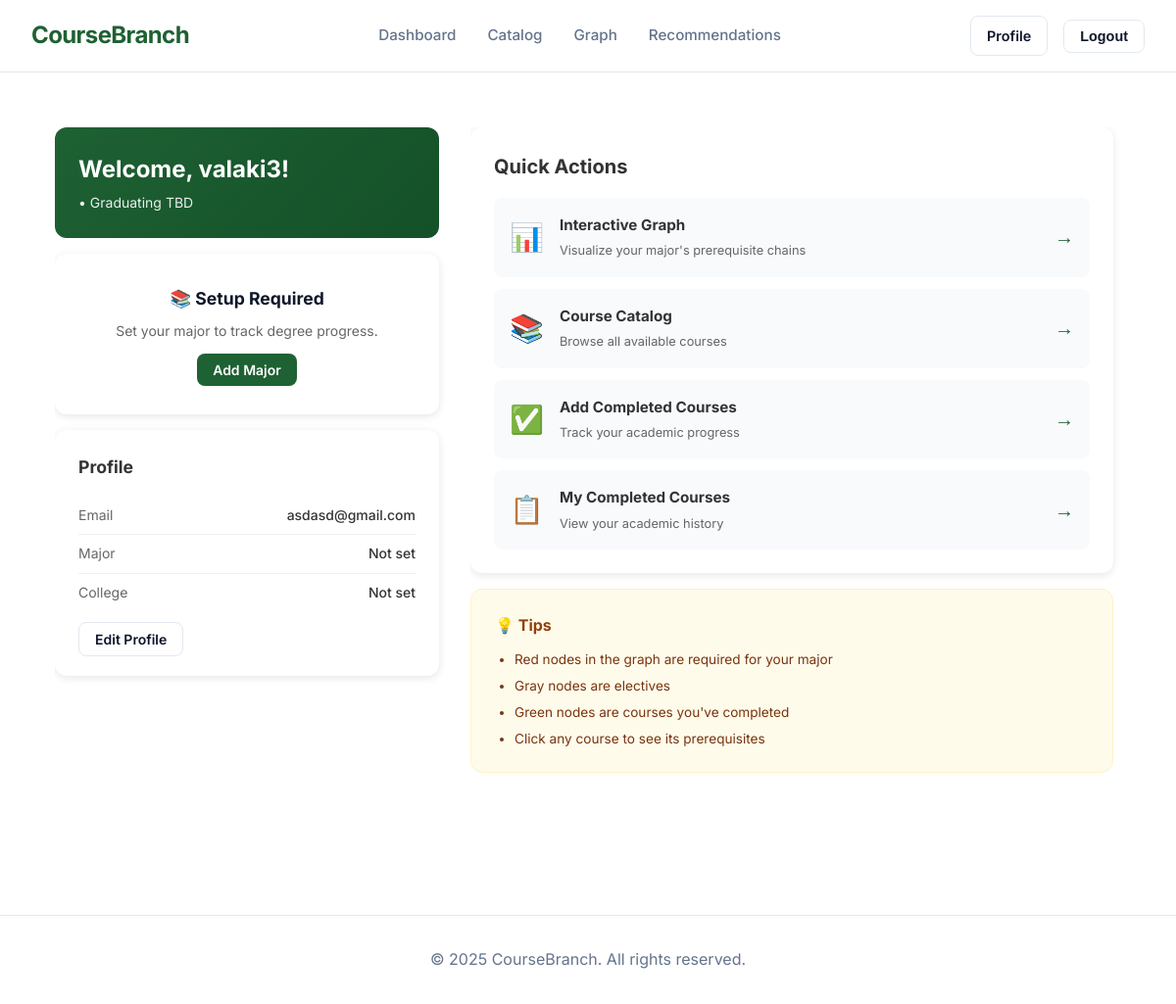
Before: / (signed in) with the older database file.
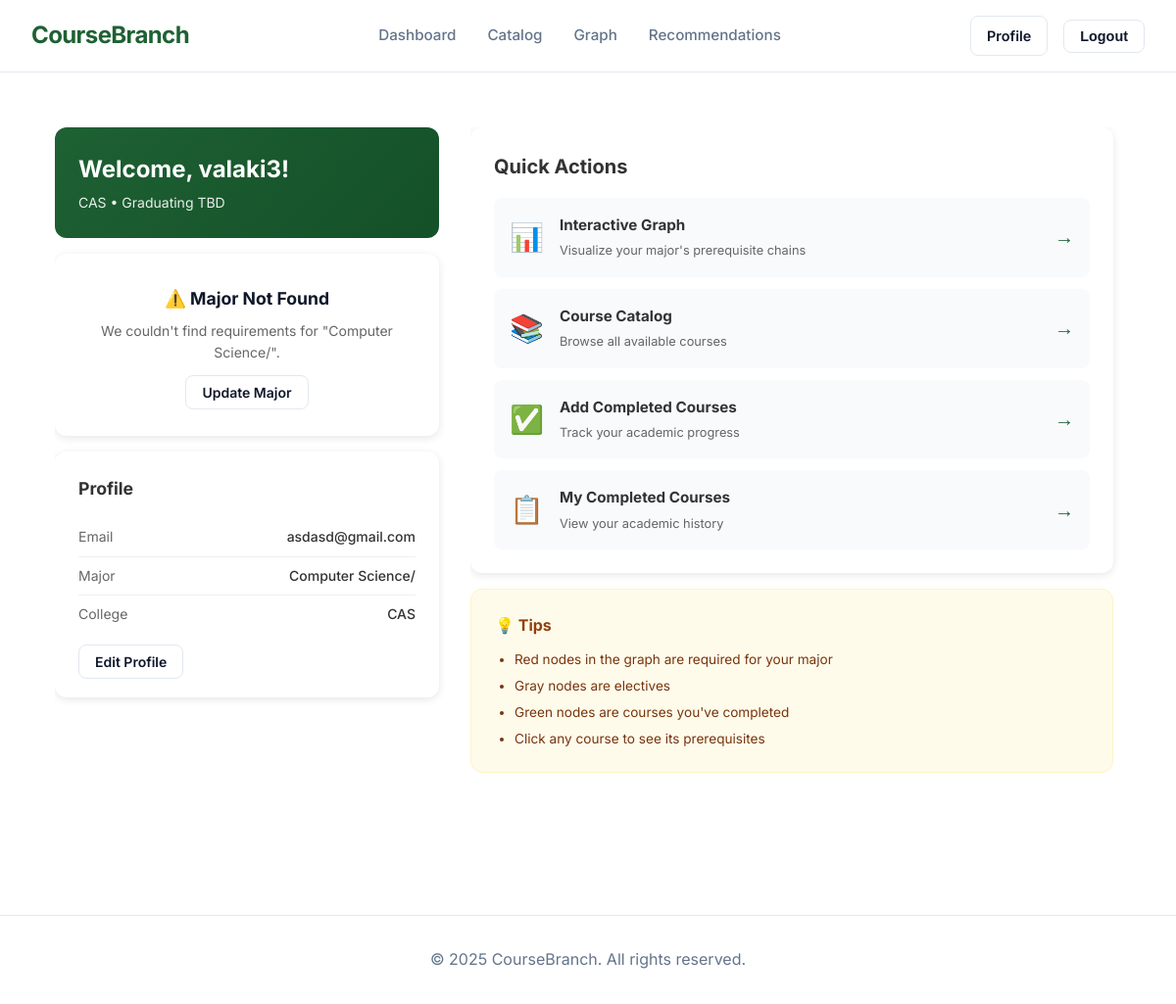
After: the same page with the newer database file.
### accounts/models.py (models this page shows, shortened)
class Profile(models.Model):
    user = models.OneToOneField(User, on_delete=models.CASCADE, related_name='profile')
    bio = models.TextField(blank=True, max_length=500)
    major = models.CharField(max_length=100, blank=True)
    college = models.CharField(max_length=100, blank=True)
    graduation_year = models.IntegerField(null=True, blank=True)
    completed_courses = models.ManyToManyField("catalog.Course", blank=True)

### accounts/views.py (the view)
# urls.py: path('', views.home_view, name='home'),
def home_view(request):
    if request.user.is_authenticated:
        profile, _ = Profile.objects.get_or_create(user=request.user)
        progress = calculate_degree_progress(profile)
        return render(request, 'home.html', {
            'profile': profile,
            'progress': progress
        })
    return render(request, 'landing.html')

### accounts/utils.py (called while the page is built, shortened)
def get_major_requirements(major_name, college_name=None):
    if not major_name:
        return None
    json_path = os.path.join(settings.BASE_DIR, 'bu_majors.json')
    if not os.path.exists(json_path):
        return None

def calculate_degree_progress(profile):
    major_info = get_major_requirements(profile.major, profile.college)
    if not major_info:
        return {
            'required_courses': [],
            'completed_required': [],
            'total_required': 0,
            'completed_count': 0,
            'percentage': 0.0,
            'major_info': None
        }

### templates/home.html (shortened to what this page needs)
{% extends 'base.html' %}
{% load static %}
{% block extra_css %}
<link rel="stylesheet" href="{% static 'css/dashboard.css' %}">
{% endblock %}
{% block content %}
<div class="dashboard-container">
    <div class="dashboard-left">
        <div class="welcome-section">
            <h1>Welcome, {{ user.username }}!</h1>
            <p class="subtitle">{{ profile.college }} • Graduating {{ profile.graduation_year|default:"TBD" }}</p>
        </div>
        {% if progress.major_info %}
        <div class="progress-card">
            <div class="progress-header">
                <div>
                    <h2>{{ progress.major_info.major_name }}</h2>
                    <span class="degree-badge">{{ progress.major_info.degree }}</span>
                </div>
            </div>
            <div class="progress-stats-compact">
                <div class="stat-compact">
                    <span class="stat-number">{{ progress.completed_count }}</span>
                    <span class="stat-label">Completed</span>
                </div>
                <div class="stat-divider">/</div>
                <div class="stat-compact">
                    <span class="stat-number">{{ progress.total_required }}</span>
                    <span class="stat-label">Required</span>
                </div>
                <div class="stat-compact percentage">
                    <span class="stat-number">{{ progress.percentage }}%</span>
                </div>
            </div>
            <div class="progress-bar-container">
                <div class="progress-bar" data-progress="{{ progress.percentage }}"></div>
            </div>
            <div class="progress-actions-compact">
                <a href="{% url 'add_completed_courses' %}" class="btn btn-primary btn-sm">+ Add Courses</a>
                <a href="{% url 'completed_courses' %}" class="btn btn-outline btn-sm">View All</a>
            </div>
        </div>
        {% elif profile.major %}
        <div class="progress-card info">
            <h3>⚠️ Major Not Found</h3>
            <p>We couldn't find requirements for "{{ profile.major }}".</p>
            <a href="{% url 'profile' %}" class="btn btn-outline btn-sm">Update Major</a>
        </div>
        {% else %}
        <div class="progress-card info">
            <h3>📚 Setup Required</h3>
            <p>Set your major to track degree progress.</p>
            <a href="{% url 'profile' %}" class="btn btn-primary btn-sm">Add Major</a>
        </div>
        {% endif %}
        <div class="profile-summary">
            <h3>Profile</h3>
            <div class="profile-item">
                <span class="profile-label">Email</span>
                <span class="profile-value">{{ user.email|default:"Not set" }}</span>
            </div>
            <div class="profile-item">
                <span class="profile-label">Major</span>
                <span class="profile-value">{{ profile.major|default:"Not set" }}</span>
            </div>
            <div class="profile-item">
                <span class="profile-label">College</span>
                <span class="profile-value">{{ profile.college|default:"Not set" }}</span>
            </div>
            <a href="{% url 'profile' %}" class="btn btn-outline btn-sm full-width">Edit Profile</a>
        </div>
    </div>
    <div class="dashboard-right">
        <div class="actions-section">
            <h2>Quick Actions</h2>
            <a href="{% url 'course_tree' %}" class="action-card">
                <div class="action-icon">📊</div>
                <div class="action-content">
                    <h3>Interactive Graph</h3>
                    <p>Visualize your major's prerequisite chains</p>
                </div>
                <div class="action-arrow">→</div>
            </a>
            <a href="{% url 'catalog' %}" class="action-card">
                <div class="action-icon">📚</div>
                <div class="action-content">
                    <h3>Course Catalog</h3>
                    <p>Browse all available courses</p>
                </div>
                <div class="action-arrow">→</div>
            </a>
            <a href="{% url 'add_completed_courses' %}" class="action-card">
                <div class="action-icon">✅</div>
                <div class="action-content">
                    <h3>Add Completed Courses</h3>
                    <p>Track your academic progress</p>
                </div>
                <div class="action-arrow">→</div>
            </a>
            <a href="{% url 'completed_courses' %}" class="action-card">
                <div class="action-icon">📋</div>
                <div class="action-content">
                    <h3>My Completed Courses</h3>
                    <p>View your academic history</p>
                </div>
                <div class="action-arrow">→</div>
            </a>
        </div>
        <div class="tips-section">
            <h3>💡 Tips</h3>
            <ul>
                <li>Red nodes in the graph are required for your major</li>
                <li>Gray nodes are electives</li>
                <li>Green nodes are courses you've completed</li>
                <li>Click any course to see its prerequisites</li>
            </ul>
        </div>
    </div>
</div>
{% endblock %}

### templates/base.html (shortened to what this page needs)
{% load static %}
<!DOCTYPE html>
<html lang="en">
<head>
    <link rel="stylesheet" href="{% static 'css/variables.css' %}">
    <link rel="stylesheet" href="{% static 'css/style.css' %}">
    {% block extra_css %}{% endblock %}
</head>
<body class="{% block body_class %}{% endblock %}">
    <header>
        <div class="header-container">
            <a href="{% url 'home' %}" class="logo">CourseBranch</a>
            <nav class="nav-links">
                {% if user.is_authenticated %}
                    <a href="{% url 'home' %}" class="nav-link">Dashboard</a>
                    <a href="{% url 'catalog' %}" class="nav-link">Catalog</a>
                    <a href="{% url 'course_tree' %}" class="nav-link">Graph</a>
                    <a href="{% url 'recommendations' %}" class="nav-link">Recommendations</a>
                {% endif %}
            </nav>
            <div class="user-actions">
                {% if user.is_authenticated %}
                    <a href="{% url 'profile' %}" class="btn btn-outline">Profile</a>
                    <form action="{% url 'logout' %}" method="post" class="logout-form">
                        <button type="submit" class="btn btn-outline">Logout</button>
                    </form>
                {% else %}
                    <a href="{% url 'login' %}" class="btn btn-outline">Login</a>
                    <a href="{% url 'signup' %}" class="btn btn-primary">Sign Up</a>
                {% endif %}
            </div>
        </div>
    </header>
    <main>
        {% block content %}
        {% endblock %}
    </main>
    <footer>
        <p>&copy; {% now "Y" %} CourseBranch. All rights reserved.</p>
    </footer>
</body>
</html>

### static/css/variables.css (style rules this page uses)
:root { --dark-emerald: #1e6133; --periwinkle: #d8dcff; --dark-wine: #7b2d26; --primary-color: var(--dark-emerald); --primary-hover: #145028; --secondary-color: var(--dark-wine); --accent-color: var(--periwinkle); --background-color: #ffffff; --surface-color: #f8fafc; --text-color: #0f172a; --text-muted: #64748b; --border-color: #e2e8f0; --font-main: 'Inter', sans-serif; --shadow-sm: 0 1px 2px 0 rgb(0 0 0 / 0.05); --shadow-md: 0 4px 6px -1px rgb(0 0 0 / 0.1), 0 2px 4px -2px rgb(0 0 0 / 0.1); --shadow-lg: 0 10px 15px -3px rgb(0 0 0 / 0.1), 0 4px 6px -4px rgb(0 0 0 / 0.1); --graph-bg: #0f172a; --graph-legend-bg: #ffffff; --graph-node-default: #64748b; --graph-node-selected: #a855f7; --graph-node-completed: #10b981; --graph-node-completed-border: #15803d; --graph-node-incomplete: #fbbf24; --graph-node-incomplete-border: #f59e0b; --graph-node-required: #e74c3c; --graph-node-required-border: #c0392b; --graph-node-text: #0f172a; --graph-node-border: #475569; --graph-edge-color: #94a3b8; --graph-edge-highlight: #0ea5e9; --graph-boundary-color: #8b5cf6; --graph-boundary-bg: rgba(139, 92, 246, 0.08); --graph-muted-node: #94a3b8; }

### static/css/style.css (style rules this page uses)
* { box-sizing: border-box; margin: 0; padding: 0; }
body { font-family: var(--font-main); background-color: var(--background-color); color: var(--text-color); line-height: 1.6; min-height: 100vh; display: flex; flex-direction: column; }
a { color: inherit; text-decoration: none; transition: color 0.2s; }
header { background-color: rgba(255, 255, 255, 0.8); backdrop-filter: blur(12px); border-bottom: 1px solid var(--border-color); position: sticky; top: 0; z-index: 50; padding: 1rem 2rem; }
.header-container { max-width: 1200px; margin: 0 auto; display: flex; justify-content: space-between; align-items: center; }
.logo { font-size: 1.5rem; font-weight: 700; color: var(--primary-color); letter-spacing: -0.025em; }
.nav-links { display: flex; gap: 2rem; align-items: center; }
.nav-link { font-weight: 500; color: var(--text-muted); font-size: 0.95rem; }
.user-actions { display: flex; gap: 1rem; align-items: center; }
.btn { padding: 0.5rem 1rem; border-radius: 0.5rem; font-weight: 600; font-size: 0.9rem; cursor: pointer; transition: all 0.2s; border: none; }
.btn-outline { background-color: transparent; border: 1px solid var(--border-color); color: var(--text-color); }
main { flex: 1; width: 100%; max-width: 1200px; margin: 0 auto; padding: 2rem; }
footer { border-top: 1px solid var(--border-color); padding: 2rem; text-align: center; color: var(--text-muted); margin-top: auto; }
.logout-form { display: inline; }

Changed rows visible on the page:
changed Profile "TBD": college (not shown) → "CAS"; major (not shown) → "Computer Science/"; major "Not set" → "Computer Science/"; college "Not set" → "CAS"
Other visible differences:
text no longer shown: "📚 Setup Required Set your major to track degree progress. Add Major"
text now shown: "⚠️ Major Not Found We couldn't find requirements for \" \". Update Major"
